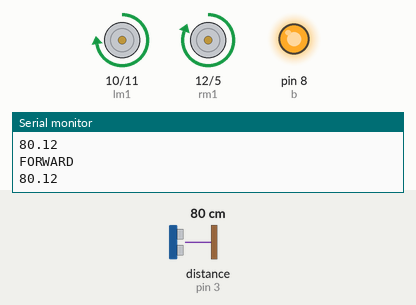
Recording of a sketch running on a simulated Arduino Uno, built with avr-gcc and run on an emulated ATmega328P. Shown: motor-driver pin pairs drawn as motors (green arrow = first pin HIGH = forward, orange = second pin HIGH = backward, longer = more drive), output pins drawn as LEDs (lit = HIGH), the last lines printed to the serial monitor. Wiring (inferred from the names in the program): ultrasonic range finder: trigger pin 2; echo pin 3. Inputs (shaded band) come from the test bench; at power-on: distance to the obstacle (sensor on pin 3) 80 cm. The echo pulse lasts 58.3 µs per cm; pins used as bus, display or sensor lines are not drawn.

Above: at 1.2 s.
1.3 s: distance to the obstacle (sensor on pin 3) set to 2 cm
At 2.5 s:
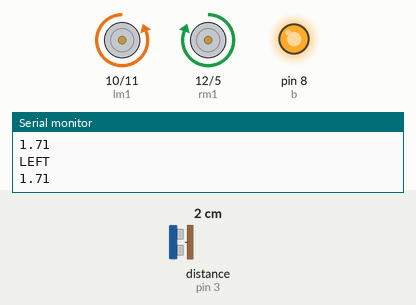
3.1 s: distance to the obstacle (sensor on pin 3) set to 35 cm
At 4.3 s:
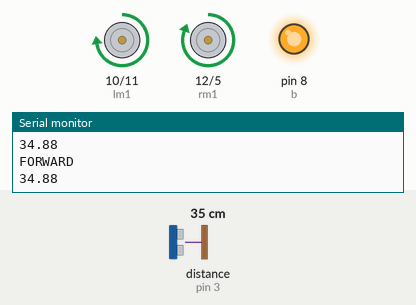
4.9 s: distance to the obstacle (sensor on pin 3) set to 4 cm
At 6.4 s:
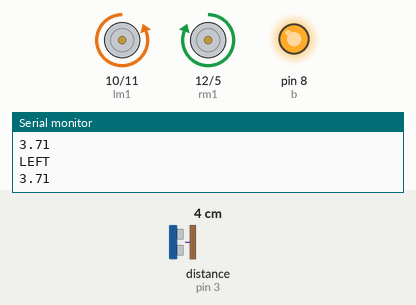
6.7 s: distance to the obstacle (sensor on pin 3) set to 60 cm
At 8.5 s:
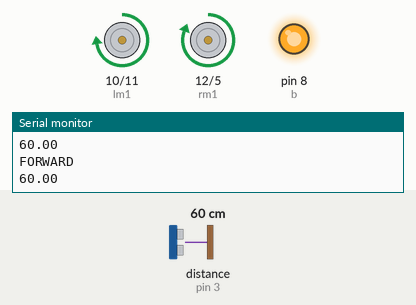
Timing chart, 0 to 9.5 s (numbered marks = the images above; inputs shaded):
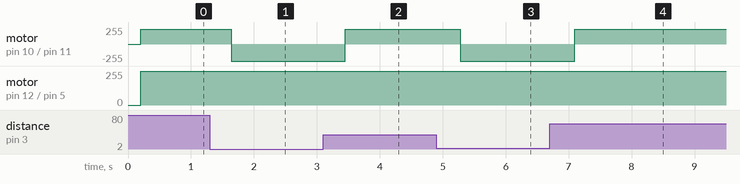

The sketch:

obstacleavoider.ino
```cpp
#define ECHOPIN 3 //Echo pin
#define TRIGPIN 2 //Trig pin
#define b 8 //+5V supply for Vcc
#define lm1 10//left motor 1
#define lm2 11//left motor 2
#define rm1 12//right motor 1
#define rm2 5//right motor 2
#define th 30//Setting threshold value to 30 cm
void setup() {
  // put your setup code here, to run once:
Serial.begin(9600);
pinMode(ECHOPIN,INPUT);
pinMode(TRIGPIN,OUTPUT);
pinMode(7,INPUT);
pinMode(9,INPUT);
pinMode(8,OUTPUT);
pinMode(lm1,OUTPUT);
pinMode(lm2,OUTPUT);
pinMode(rm1,OUTPUT);
pinMode(rm2,OUTPUT);
digitalWrite(b,HIGH);
}

void loop() {
  // put your main code here, to run repeatedly:
digitalWrite(TRIGPIN,LOW);
delayMicroseconds(2);
digitalWrite(TRIGPIN,HIGH);
delayMicroseconds(10);
digitalWrite(TRIGPIN,LOW);
float distance=pulseIn(ECHOPIN,HIGH);
distance=distance/58;
Serial.println(distance);
delay(200);
if(distance<th)
{
  bck();//momentum control
  lft();
  Serial.println("LEFT");
}
else
{
  fwd();
  Serial.println("FORWARD");
}
}
void fwd()
{
  analogWrite(lm1,225);
  analogWrite(lm2,0);
  analogWrite(rm1,140);
  analogWrite(rm2,0);
}
void lft()
{
  digitalWrite(lm1,LOW);
  digitalWrite(lm2,HIGH);
  digitalWrite(rm1,HIGH);
  digitalWrite(rm2,LOW);
}
void rit()
{
  digitalWrite(lm1,HIGH);
  digitalWrite(lm2,LOW);
  digitalWrite(rm1,LOW);
  digitalWrite(rm2,HIGH);
}
void stp()
{
  digitalWrite(lm1,LOW);
  digitalWrite(lm2,LOW);
  digitalWrite(rm1,LOW);
  digitalWrite(rm2,LOW);
}
void bck()
{
  analogWrite(lm2,140);
  analogWrite(lm1,0);
  analogWrite(rm2,140);
  analogWrite(rm1,0);

}
```

Measured:
- after the input at 1.3 s, motor on pin 10 (lm1) / pin 11 (lm2): forward 225/255 → backward 255/255 after 0.34 s
- after the input at 3.1 s, motor on pin 10 (lm1) / pin 11 (lm2): backward 255/255 → forward 225/255 after 0.35 s
- after the input at 4.9 s, motor on pin 10 (lm1) / pin 11 (lm2): forward 225/255 → backward 255/255 after 0.38 s
- after the input at 6.7 s, motor on pin 10 (lm1) / pin 11 (lm2): backward 255/255 → forward 225/255 after 0.39 s
